Frame 1 (no input): blank canvas, image omitted
Frame 60 (no input): blank canvas, image omitted
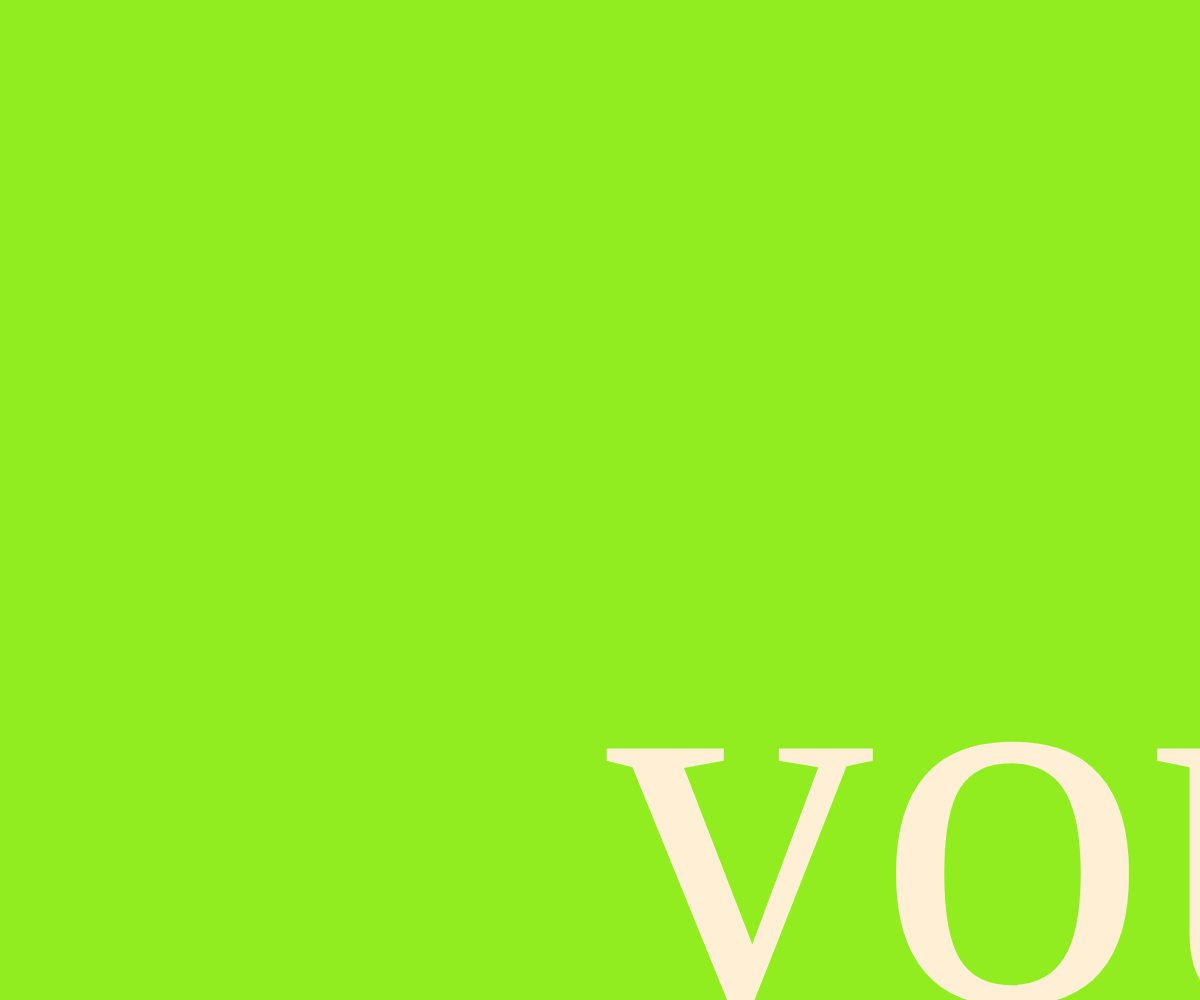
Frame 120 (the mouse pressed at the canvas centre since frame 60)

The p5.js sketch whose frames 1 and 60 were blank and that drew this single picture after the mouse press (run headless with seeded random() and noise() and a simulated clock; from frame 60 on, the mouse is pressed at the canvas centre):

// p5.js sketch
// ── sketch.js
let a;
let fontSize;
function setup() {
  createCanvas(window.innerWidth, window.innerHeight);
  a = createA('/hello', 'check me out');
  a.position(width / 2, height / 2);
  a.style('font-size', (mouseX+mouseY)/2+'px');
  a.style('color', 'papayawhip');
  a.style('text-decoration', 'none')
}

function draw() {
  background(Math.random() * 255, Math.random() * 255, Math.random() * 255,);
  a.style('font-size', (mouseX+mouseY)/2+'px');
  a.html("you've been on this page for " + millis() / 1000 + " seconds")
}

function windowResized() {
    resizeCanvas(window.windowWidth, window.windowHeight);
}
